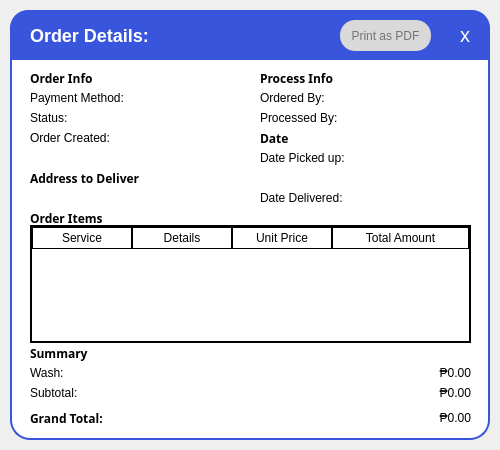
<?xml version="1.0" encoding="UTF-8"?>
<ui version="4.0">
 <class>OrderDetailsPopup</class>
 <widget class="QWidget" name="OrderDetailsPopup">
  <property name="geometry">
   <rect>
    <x>0</x>
    <y>0</y>
    <width>500</width>
    <height>450</height>
   </rect>
  </property>
  <property name="minimumSize">
   <size>
    <width>500</width>
    <height>450</height>
   </size>
  </property>
  <property name="maximumSize">
   <size>
    <width>500</width>
    <height>450</height>
   </size>
  </property>
  <property name="windowTitle">
   <string>Customer Details</string>
  </property>
  <widget class="QFrame" name="container_frame">
   <property name="enabled">
    <bool>true</bool>
   </property>
   <property name="geometry">
    <rect>
     <x>10</x>
     <y>10</y>
     <width>480</width>
     <height>430</height>
    </rect>
   </property>
   <property name="styleSheet">
    <string notr="true">
     QFrame#container_frame {
       background-color: white;
       border: 2px solid #3855DB;
       border-radius: 20px;
     }
    </string>
   </property>
   <widget class="QFrame" name="title_bar">
    <property name="geometry">
     <rect>
      <x>0</x>
      <y>0</y>
      <width>480</width>
      <height>50</height>
     </rect>
    </property>
    <property name="styleSheet">
     <string notr="true">
      QFrame#title_bar {
        background-color: #3855DB;
        border-top-left-radius: 18px;
        border-top-right-radius: 18px;
      }
     </string>
    </property>
    <widget class="QLabel" name="label_title">
     <property name="geometry">
      <rect>
       <x>20</x>
       <y>10</y>
       <width>440</width>
       <height>30</height>
      </rect>
     </property>
     <property name="styleSheet">
      <string notr="true">color: white; font-size: 18px; font-weight: bold;</string>
     </property>
     <property name="text">
      <string>Order Details: </string>
     </property>
    </widget>
    <widget class="QPushButton" name="pushButton_close">
     <property name="geometry">
      <rect>
       <x>440</x>
       <y>10</y>
       <width>30</width>
       <height>30</height>
      </rect>
     </property>
     <property name="styleSheet">
      <string notr="true">
       QPushButton { background-color: transparent; color: white; font-size: 20px; border: none; }
       QPushButton:hover { background-color: rgba(255,255,255,0.2); border-radius: 15px; }
      </string>
     </property>
     <property name="text">
      <string>x</string>
     </property>
    </widget>
    <widget class="QPushButton" name="print">
     <property name="geometry">
      <rect>
       <x>330</x>
       <y>10</y>
       <width>91</width>
       <height>31</height>
      </rect>
     </property>
     <property name="styleSheet">
      <string notr="true">QPushButton {
            background-color: #d9d9d9; /* Example background color */
            color: #737373; /* Example text color */
            border-radius: 15px; /* Adjust this value for desired roundness */
}
QPushButton:hover {
    background-color: #9c9b9b; /* Color when the mouse hovers over it */

}
QPushButton:pressed {
    background-color: #FFFFFF; /* Color when the button is clicked down */
	color: #9c9b9b;
	border-style: outset;
	border-width: 3px;
    border-radius: 15px; /* Adjust this value for desired roundness */
    border-color: #9c9b9b;
}</string>
     </property>
     <property name="text">
      <string>Print as PDF</string>
     </property>
    </widget>
   </widget>
   <widget class="QWidget" name="content_widget" native="true">
    <property name="geometry">
     <rect>
      <x>10</x>
      <y>60</y>
      <width>461</width>
      <height>361</height>
     </rect>
    </property>
    <widget class="QLabel" name="label_order_info">
     <property name="geometry">
      <rect>
       <x>10</x>
       <y>0</y>
       <width>150</width>
       <height>16</height>
      </rect>
     </property>
     <property name="styleSheet">
      <string notr="true">font-family: Fredoka-SemiBold; font-weight: bold;</string>
     </property>
     <property name="text">
      <string>Order Info</string>
     </property>
    </widget>
    <widget class="QLabel" name="label_status">
     <property name="geometry">
      <rect>
       <x>10</x>
       <y>40</y>
       <width>50</width>
       <height>16</height>
      </rect>
     </property>
     <property name="text">
      <string>Status:</string>
     </property>
    </widget>
    <widget class="QLabel" name="value_status">
     <property name="geometry">
      <rect>
       <x>60</x>
       <y>41</y>
       <width>141</width>
       <height>16</height>
      </rect>
     </property>
     <property name="text">
      <string/>
     </property>
    </widget>
    <widget class="QLabel" name="label_payment">
     <property name="geometry">
      <rect>
       <x>10</x>
       <y>20</y>
       <width>111</width>
       <height>16</height>
      </rect>
     </property>
     <property name="text">
      <string>Payment Method: </string>
     </property>
    </widget>
    <widget class="QLabel" name="value_payment">
     <property name="geometry">
      <rect>
       <x>120</x>
       <y>20</y>
       <width>91</width>
       <height>16</height>
      </rect>
     </property>
     <property name="text">
      <string/>
     </property>
    </widget>
    <widget class="QLabel" name="label_order_items">
     <property name="geometry">
      <rect>
       <x>10</x>
       <y>140</y>
       <width>111</width>
       <height>16</height>
      </rect>
     </property>
     <property name="styleSheet">
      <string notr="true">font-family: Fredoka-SemiBold; font-weight: bold;</string>
     </property>
     <property name="text">
      <string>Order Items</string>
     </property>
    </widget>
    <widget class="QLabel" name="value_total_orders">
     <property name="geometry">
      <rect>
       <x>120</x>
       <y>150</y>
       <width>100</width>
       <height>16</height>
      </rect>
     </property>
     <property name="text">
      <string/>
     </property>
    </widget>
    <widget class="QLabel" name="value_total_spent">
     <property name="geometry">
      <rect>
       <x>120</x>
       <y>175</y>
       <width>100</width>
       <height>16</height>
      </rect>
     </property>
     <property name="text">
      <string/>
     </property>
    </widget>
    <widget class="QLabel" name="value_last_order">
     <property name="geometry">
      <rect>
       <x>120</x>
       <y>200</y>
       <width>250</width>
       <height>16</height>
      </rect>
     </property>
     <property name="text">
      <string/>
     </property>
    </widget>
    <widget class="QLabel" name="label_summary">
     <property name="geometry">
      <rect>
       <x>10</x>
       <y>275</y>
       <width>150</width>
       <height>16</height>
      </rect>
     </property>
     <property name="styleSheet">
      <string notr="true">font-family: Fredoka-SemiBold; font-weight: bold;</string>
     </property>
     <property name="text">
      <string>Summary</string>
     </property>
    </widget>
    <widget class="QLabel" name="label_grand">
     <property name="geometry">
      <rect>
       <x>10</x>
       <y>340</y>
       <width>150</width>
       <height>16</height>
      </rect>
     </property>
     <property name="styleSheet">
      <string notr="true">font-family: Fredoka-SemiBold; font-weight: bold;</string>
     </property>
     <property name="text">
      <string>Grand Total:</string>
     </property>
    </widget>
    <widget class="QLabel" name="label_orderby">
     <property name="geometry">
      <rect>
       <x>240</x>
       <y>20</y>
       <width>81</width>
       <height>16</height>
      </rect>
     </property>
     <property name="text">
      <string>Ordered By:</string>
     </property>
    </widget>
    <widget class="QLabel" name="label_process">
     <property name="geometry">
      <rect>
       <x>240</x>
       <y>40</y>
       <width>81</width>
       <height>16</height>
      </rect>
     </property>
     <property name="text">
      <string>Processed By:</string>
     </property>
    </widget>
    <widget class="QTableWidget" name="ordertable">
     <property name="enabled">
      <bool>true</bool>
     </property>
     <property name="geometry">
      <rect>
       <x>10</x>
       <y>155</y>
       <width>441</width>
       <height>118</height>
      </rect>
     </property>
     <property name="styleSheet">
      <string notr="true">
QTableWidget {
        background-color: white;
        color: black;
        gridline-color: black;
        border: 2px solid black;
    }

    QTableWidget::item {
        background-color:white;
		padding: 1px;
        color: black;
    }

    QHeaderView::section {
        background-color: white;
        color: black;
        padding: 1px;
        border: 1px solid black;
		 border-radius: 20px;
    }</string>
     </property>
     <property name="verticalScrollBarPolicy">
      <enum>Qt::ScrollBarAlwaysOff</enum>
     </property>
     <property name="horizontalScrollBarPolicy">
      <enum>Qt::ScrollBarAlwaysOff</enum>
     </property>
     <property name="sizeAdjustPolicy">
      <enum>QAbstractScrollArea::AdjustToContentsOnFirstShow</enum>
     </property>
     <property name="autoScroll">
      <bool>false</bool>
     </property>
     <property name="cornerButtonEnabled">
      <bool>false</bool>
     </property>
     <attribute name="horizontalHeaderCascadingSectionResizes">
      <bool>true</bool>
     </attribute>
     <attribute name="horizontalHeaderDefaultSectionSize">
      <number>100</number>
     </attribute>
     <attribute name="horizontalHeaderStretchLastSection">
      <bool>true</bool>
     </attribute>
     <attribute name="verticalHeaderCascadingSectionResizes">
      <bool>true</bool>
     </attribute>
     <attribute name="verticalHeaderMinimumSectionSize">
      <number>24</number>
     </attribute>
     <attribute name="verticalHeaderDefaultSectionSize">
      <number>29</number>
     </attribute>
     <column>
      <property name="text">
       <string>Service</string>
      </property>
     </column>
     <column>
      <property name="text">
       <string>Details</string>
      </property>
     </column>
     <column>
      <property name="text">
       <string>Unit Price</string>
      </property>
     </column>
     <column>
      <property name="text">
       <string>Total Amount</string>
      </property>
     </column>
    </widget>
    <widget class="QLabel" name="label_wash">
     <property name="geometry">
      <rect>
       <x>10</x>
       <y>295</y>
       <width>171</width>
       <height>16</height>
      </rect>
     </property>
     <property name="text">
      <string>Wash:</string>
     </property>
    </widget>
    <widget class="QLabel" name="label_2">
     <property name="geometry">
      <rect>
       <x>10</x>
       <y>315</y>
       <width>71</width>
       <height>16</height>
      </rect>
     </property>
     <property name="text">
      <string>Subtotal:</string>
     </property>
    </widget>
    <widget class="QLabel" name="label_address">
     <property name="geometry">
      <rect>
       <x>10</x>
       <y>100</y>
       <width>150</width>
       <height>16</height>
      </rect>
     </property>
     <property name="styleSheet">
      <string notr="true">font-family: Fredoka-SemiBold; font-weight: bold;</string>
     </property>
     <property name="text">
      <string>Address to Deliver</string>
     </property>
    </widget>
    <widget class="QLabel" name="label_personal_info_3">
     <property name="geometry">
      <rect>
       <x>240</x>
       <y>0</y>
       <width>150</width>
       <height>16</height>
      </rect>
     </property>
     <property name="styleSheet">
      <string notr="true">font-family: Fredoka-SemiBold; font-weight: bold;</string>
     </property>
     <property name="text">
      <string>Process Info</string>
     </property>
    </widget>
    <widget class="QLabel" name="value_address">
     <property name="geometry">
      <rect>
       <x>10</x>
       <y>120</y>
       <width>221</width>
       <height>16</height>
      </rect>
     </property>
     <property name="text">
      <string/>
     </property>
    </widget>
    <widget class="QLabel" name="value_orderby">
     <property name="geometry">
      <rect>
       <x>310</x>
       <y>20</y>
       <width>151</width>
       <height>16</height>
      </rect>
     </property>
     <property name="text">
      <string/>
     </property>
     <property name="wordWrap">
      <bool>true</bool>
     </property>
    </widget>
    <widget class="QLabel" name="value_procesd">
     <property name="geometry">
      <rect>
       <x>320</x>
       <y>40</y>
       <width>141</width>
       <height>16</height>
      </rect>
     </property>
     <property name="text">
      <string/>
     </property>
     <property name="wordWrap">
      <bool>true</bool>
     </property>
    </widget>
    <widget class="QLabel" name="value_wash">
     <property name="geometry">
      <rect>
       <x>390</x>
       <y>295</y>
       <width>61</width>
       <height>16</height>
      </rect>
     </property>
     <property name="text">
      <string>₱0.00</string>
     </property>
     <property name="alignment">
      <set>Qt::AlignRight|Qt::AlignTrailing|Qt::AlignVCenter</set>
     </property>
    </widget>
    <widget class="QLabel" name="value_subtotal">
     <property name="geometry">
      <rect>
       <x>390</x>
       <y>315</y>
       <width>61</width>
       <height>16</height>
      </rect>
     </property>
     <property name="text">
      <string>₱0.00</string>
     </property>
     <property name="alignment">
      <set>Qt::AlignRight|Qt::AlignTrailing|Qt::AlignVCenter</set>
     </property>
    </widget>
    <widget class="QLabel" name="value_subtotal_2">
     <property name="geometry">
      <rect>
       <x>370</x>
       <y>360</y>
       <width>61</width>
       <height>16</height>
      </rect>
     </property>
     <property name="text">
      <string>₱0.00</string>
     </property>
     <property name="alignment">
      <set>Qt::AlignRight|Qt::AlignTrailing|Qt::AlignVCenter</set>
     </property>
    </widget>
    <widget class="QLabel" name="value_subtotal_3">
     <property name="geometry">
      <rect>
       <x>390</x>
       <y>340</y>
       <width>61</width>
       <height>16</height>
      </rect>
     </property>
     <property name="text">
      <string>₱0.00</string>
     </property>
     <property name="alignment">
      <set>Qt::AlignRight|Qt::AlignTrailing|Qt::AlignVCenter</set>
     </property>
    </widget>
    <widget class="QLabel" name="value_date_deliver">
     <property name="geometry">
      <rect>
       <x>240</x>
       <y>140</y>
       <width>201</width>
       <height>16</height>
      </rect>
     </property>
     <property name="text">
      <string/>
     </property>
     <property name="wordWrap">
      <bool>true</bool>
     </property>
    </widget>
    <widget class="QLabel" name="label_date_picked">
     <property name="geometry">
      <rect>
       <x>240</x>
       <y>80</y>
       <width>101</width>
       <height>16</height>
      </rect>
     </property>
     <property name="text">
      <string>Date Picked up:</string>
     </property>
    </widget>
    <widget class="QLabel" name="value_datepicked">
     <property name="geometry">
      <rect>
       <x>240</x>
       <y>100</y>
       <width>201</width>
       <height>16</height>
      </rect>
     </property>
     <property name="text">
      <string/>
     </property>
     <property name="wordWrap">
      <bool>true</bool>
     </property>
    </widget>
    <widget class="QLabel" name="label_date_deliv">
     <property name="geometry">
      <rect>
       <x>240</x>
       <y>120</y>
       <width>91</width>
       <height>16</height>
      </rect>
     </property>
     <property name="text">
      <string>Date Delivered:</string>
     </property>
    </widget>
    <widget class="QLabel" name="label_address_2">
     <property name="geometry">
      <rect>
       <x>240</x>
       <y>60</y>
       <width>150</width>
       <height>16</height>
      </rect>
     </property>
     <property name="styleSheet">
      <string notr="true">font-family: Fredoka-SemiBold; font-weight: bold;</string>
     </property>
     <property name="text">
      <string>Date</string>
     </property>
    </widget>
    <widget class="QLabel" name="value_order_created">
     <property name="geometry">
      <rect>
       <x>10</x>
       <y>80</y>
       <width>211</width>
       <height>16</height>
      </rect>
     </property>
     <property name="text">
      <string/>
     </property>
    </widget>
    <widget class="QLabel" name="label_order_created">
     <property name="geometry">
      <rect>
       <x>10</x>
       <y>60</y>
       <width>91</width>
       <height>16</height>
      </rect>
     </property>
     <property name="text">
      <string>Order Created:</string>
     </property>
    </widget>
   </widget>
  </widget>
 </widget>
 <resources>
  <include location="../images/Resc_rc.qrc"/>
 </resources>
 <connections/>
</ui>
